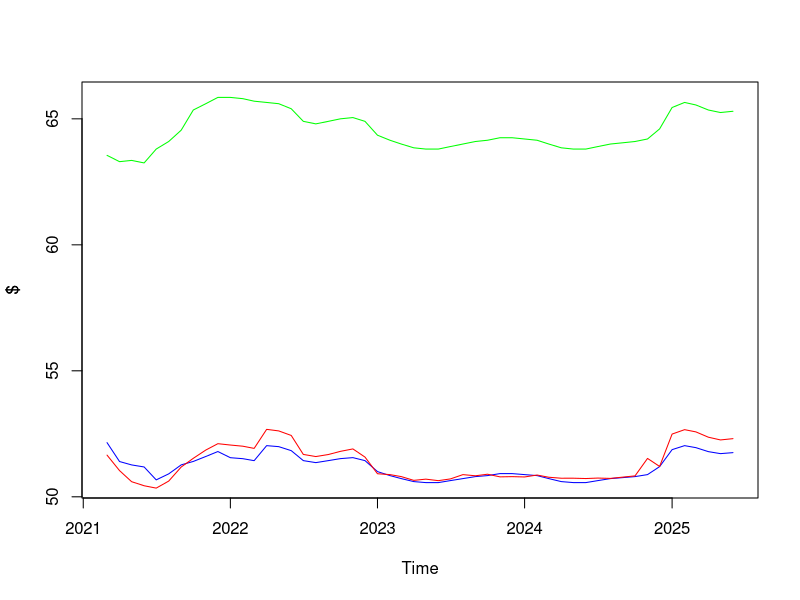

Recreate this plot in R.
# A sample R script for forecasting a term-structure in a random financial market
# This code tracks and replicates a target term structure provided for time 
# horizons of next month to several years ahead. The adjustment is deemed 
# necessary due to market prices over certain periods. See Wiki tab for more 
# information on the aim and scope of this project.

# The objective function is defined to maximize the correlation between the
# constructed curve and reference curve while penalising deviation from Mean 
# The penalty term is given by variable "penalty_factor"

# Scripts by Arman Hassanniakalager GitHub @hkalager
# Last reviewed 10 March 2022

# Key inputs
setwd('~/Documents/GitHub/misc')
term_db <- read.csv('term_quotes.csv') # the database
penalty_factor <- 1 
# First replicate the series based on target series variations from the provided 
# starting points 
library(lubridate)
date_ser <- term_db$date_base
date_ser <- as.Date(date_ser,format="%d/%m/%Y")
first_na <- which(is.na(term_db$price_build))[1]
size_ser <- dim(term_db)[1]
for (s in (first_na:size_ser))
{
  term_db$price_build[s]=(term_db$Reference.curve[s]/term_db$Reference.curve[s-1])*term_db$price_build[s-1]
}
cor_0=cor(term_db$price_build,term_db$Reference.curve)

q22021_rng=which(year(date_ser)==2021 & month(date_ser)>=4 & month(date_ser)<=6)
q22021_build_avg <- mean(term_db$price_build[q22021_rng])
q22021_build_adj_factor <- term_db$mean_Q[1]/q22021_build_avg
q22021_build_adj_diff <- term_db$mean_Q[1]-q22021_build_avg
for (s in q22021_rng[-1])
{
  term_db$price_build[s] <- term_db$price_build[s]+q22021_build_adj_diff/2
}
q32021_rng=which(year(date_ser)==2021 & month(date_ser)>=7 & month(date_ser)<=9)
q32021_build_avg <- mean(term_db$price_build[q32021_rng])
q32021_build_adj_factor <- term_db$mean_Q[2]/q32021_build_avg
for (s in q32021_rng)
{
  term_db$price_build[s] <- term_db$price_build[s]*q32021_build_adj_factor
}

q42021_rng=which(year(date_ser)==2021 & month(date_ser)>=10 & month(date_ser)<=12)
q42021_build_avg <- mean(term_db$price_build[q42021_rng])
q42021_build_adj_factor <- term_db$mean_Q[3]/q42021_build_avg
for (s in q42021_rng)
{
  term_db$price_build[s] <- term_db$price_build[s]*q42021_build_adj_factor
}
q12022_rng=which(year(date_ser)==2022 & month(date_ser)<=3)
q12022_build_avg <- mean(term_db$price_build[q12022_rng])
q12022_build_adj_factor <- term_db$mean_Q[4]/q12022_build_avg
for (s in q12022_rng)
{
  term_db$price_build[s] <- term_db$price_build[s]*q12022_build_adj_factor
}
adj_factor_rem=mean(c(q12022_build_adj_factor,q42021_build_adj_factor,q32021_build_adj_factor
                      ,q22021_build_adj_factor))
last_observed_idx=q12022_rng[length(q12022_rng)]

for (s in (last_observed_idx+1):size_ser)
{
  term_db$price_build[s] <- term_db$price_build[s]*adj_factor_rem
}

cor0=cor(term_db$price_build,term_db$Reference.curve)
x0=term_db$price_build
mean0=mean(x0[first_na:last_observed_idx])
mean1=mean(x0[(last_observed_idx+1):size_ser])

fun1 <- function (x)
{ y=term_db$Reference.curve
  x1 <- x
  x1[1:2]=x0[1:2]
  return (-cor(x1,y)+penalty_factor*(abs(mean(x1[first_na:last_observed_idx])-mean0)))
}

res <- optim(x0,fun1)
print('Printing the optimal series and objective function value')
res

opt_ser <- res$par[1:length(x0)]
opt_cor <- cor(opt_ser,term_db$Reference.curve)
paste("Initial correlation ",toString(round(cor0,digits = 3)),
      " vs optimised series correlation ",toString(round(opt_cor,digits = 3)))

## Plot it!
y_min <- min(min(x0),min(term_db$Reference.curve))
y_max <- max(max(x0),max(term_db$Reference.curve))

plot(date_ser,x0,type="l",col="blue",xlab="Time",ylab="",ylim=c(y_min,y_max))
par(new=TRUE)
plot( date_ser, opt_ser, type="l", col="red",xlab="",ylab="$",ylim=c(y_min,y_max),axes=FALSE)
par(new=TRUE)
plot( date_ser, term_db$Reference.curve, type="l", col="green",xlab="",ylab="$",ylim=c(y_min,y_max),axes=FALSE)
